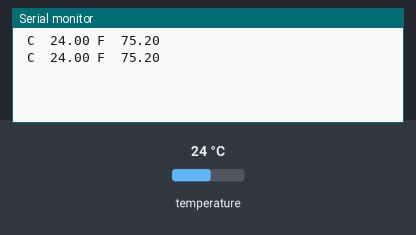
The sketch below on a simulated Arduino Uno, built with avr-gcc and run on an emulated ATmega328P. On the bench: the last lines printed to the serial monitor. The inputs (shaded band) are chosen by the test bench; at power-on: temperature 24 °C.

Above: at 3.3 s.
3.4 s: temperature set to 12 °C
At 4.7 s:
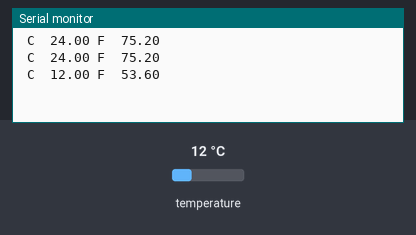
5.9 s: temperature set to 19 °C
At 7.2 s:
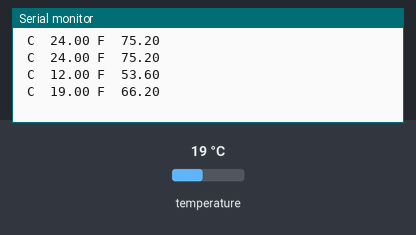
Timing chart, 0 to 8.9 s (numbered marks = the images above; inputs shaded):
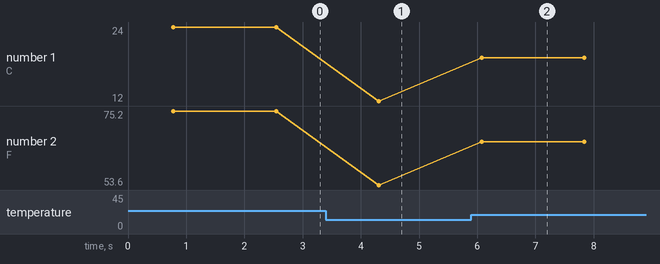

The sketch:

temp.ino
```cpp
#include <OneWire.h>
#include <DallasTemperature.h>

#define ONE_WIRE_BUS 5

OneWire oneWire(ONE_WIRE_BUS);

DallasTemperature sensors(&oneWire);

 float Celcius=0;
 float Fahrenheit=0;
void setup(void)
{
  pinMode(ONE_WIRE_BUS,INPUT_PULLUP);
  Serial.begin(9600);
  sensors.begin();
}

void loop(void)
{
  sensors.requestTemperatures();
  Celcius=sensors.getTempCByIndex(0);
  Fahrenheit=sensors.toFahrenheit(Celcius);
  Serial.print(" C  ");
  Serial.print(Celcius);
  Serial.print(" F  ");
  Serial.println(Fahrenheit);
  delay(1000);
}
```

Measured:
- after the input at 3.4 s, the serial monitor: prints a new line after 0.91 s (image 1)
- after the input at 5.9 s, the serial monitor: prints a new line after 0.17 s (image 2)
- plotted number 1: 24 → 12 after the input at 3.4 s, 12 → 19 after the input at 5.9 s
- plotted number 2: 75.2 → 53.6 after the input at 3.4 s, 53.6 → 66.2 after the input at 5.9 s
